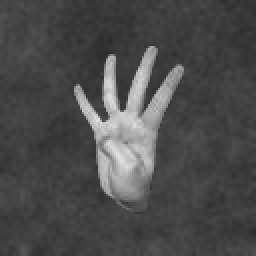
#> input picture Datos-Fuentes/Datos/Fingers/fingers/train/99370aa1-348e-404a-82df-ef991a993bab_4R.png, 128 x 128 px (shown 2 times larger)
$ jupyter execute ej10b.ipynb
#> lines starting #> are read from the running program, lines starting #| are printed output that depends on the picture; after the words box and inside, x2 and y2 are one past the last pixel; in counts of white or black regions, pixels touching at a corner belong together
#> in convertir_dataset, imagen is the input picture: shape (128, 128); min 42, max 225, mean 76
[cell 1]
# configuración para notebook con instalación LOCAL
FUENTES_DIR  = '../../Datos-Fuentes/Fuentes/'     # carpeta donde se encuentran archivos .py auxiliares
DATOS_DIR    = '../../Datos-Fuentes/Datos/'      # carpeta donde se encuentran los datasets
MODELOS_DIR  = '../Modelos/'    # carpeta donde se encuentran los modelos
ARCHIVOs_DIR = '../Archivos/'   # carpeta recuperar o copiar archivos

# agrega ruta de busqueda donde tenemos archivos .py
import sys
sys.path.append(FUENTES_DIR)

## Funciones auxiliares para convertir imagenes en carpetas a caracteristicas geométricas en un archivo separado por comas (csv)

[cell 2]
import matplotlib.pyplot as plt
import matplotlib.patches as mpatches
from skimage.measure import find_contours, regionprops
from skimage.filters import threshold_otsu
from skimage.morphology import closing, square
from skimage.segmentation import clear_border
from skimage import io
import pandas as pd
import numpy as np
import glob
import math

# funcion para extraer características geométricas de un objeto dentro de una imagen
def extraer_caracteristicas(imagen):
    # busca umbral global con método estadístico de Otsu
    umbral = threshold_otsu(imagen)
#> umbral = 117

    # binariza la imagen
    imagen_bn = (imagen > umbral)*1
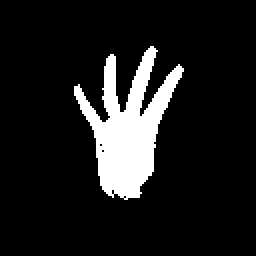
#> imagen_bn: shape (128, 128) int64 (shown 2 times larger); values 0 (black) and 1 (white), 11.2% white; 1 white region, box (x1, y1, x2, y2) and area: (37, 23, 92, 100) 1841

    # cierra pequeños huecos/cortes que pudiera tener la imagen de la mano
    imagen_bn = closing(imagen_bn, square(3))
#> imagen_bn: shape (128, 128) int64; values 0 (black) and 1 (white), 11.4% white; 1 white region

    # remueve artefactos que pudiera tener la imagen en los bordes
    imagen_lista = clear_border(imagen_bn)

    # extrae regiones de pixeles conectados, para los ejemplos debería haber
    # solo una única region. Para cada region obtiene distintas propiedades
    # que caracterizan a dicha region, ej: area, perimetro, centro, eje mayor y
    # menor, orientacion, coordenadas y área del recuadro que la contiene
    regiones = regionprops(imagen_lista)
#> regiones = 1 regions; box (x1, y1, x2, y2) and area: (37, 23, 92, 100) 1862

    return (regiones[0], imagen_lista)


def mostrar_imagen(axs, imagen, cmap='gray'):
    # remueve ejes de los graficos
    axs.get_xaxis().set_ticks([])
    axs.get_yaxis().set_ticks([])

    axs.imshow(imagen, cmap=cmap)


# funcion para procesar todas las imagenes de manos mostrando dedos de una carpeta
# y generar un archivo csv con las características geometricas de lad mismas
def convertir_dataset(dir_orig, dir_arch_dest):

    # definición de columnas a guardar en el archivo csv
    columnas=['AreaNorm', 'PerimNorm', 'RazonEjes', 'Excentricidad', 'Solidez',
                               'Extension', 'CantDedos']

    # recupera nombrs de archivos
    print(dir_orig)
    archivos = glob.glob(dir_orig+'*.png')

    data = np.empty((0, len(columnas)))

    # recorre la lista de archivos para procesar cada imagen. Guarda las características
    # en un arreglo temporal
    for nro, archivo in enumerate(archivos):

        print('\rTransformando %d imágenes: %6.2f%%' % (len(archivos), 100*(nro+1)/len(archivos)), end='')
        imagen = io.imread(archivo)

        # el nombre de archivo tiene la cantidad de dedos que se estan mostrando
        cant_dedos = int(archivo[-6])

        # extrae caracteristicas
        props, imagen_bn = extraer_caracteristicas(imagen)

        area = props.filled_area                # area en pixeles (incluyendo huecos)
#> area = 1862
        ej_mayor = props.major_axis_length      # largo en pixeles del eje mayor en elipse de m. a.
#> ej_mayor = 74.87
        ej_menor = props.minor_axis_length      # largo en pixeles del eje menor en elipse de m. a.
#> ej_menor = 42.33
        perim = props.perimeter                 # perimetro en pixeles
#> perim = 357.4
        # EXCENTRICIDAD: relacion con elipse que contiene la region.
        # cercano a 0 es un circulo, cercano a 1 es mas estirada la elipse
        excentr = props.eccentricity
#> excentr = 0.825
        # SOLIDEZ: razon entre la cantidad de pixeles de la region original y de la
        # region convexa. Para generar una region convexa se completan los pixeles
        # de forma de eliminar regiones convexas de una figura. La región convexa
        # de una estrella de 5 puntas se convertira en un pentágono al completarla
        solidez = props.solidity
#> solidez = 0.66
        # EXTENSION: razon entre pixeles de la region original y el rectangulo que
        # la contiene (bounding box)
        extension = props.extent
#> extension = 0.44

        # normaliza algunos valores para para que las unidades sean independientes de los pixeles
        area = area /  ((ej_mayor*ej_menor))
#> area = 0.588
        perim = perim / ((ej_mayor+ej_menor)/2)
#> perim = 6.1
        #perim = perim / math.sqrt(ej_mayor*ej_menor)
        razon_ej = ej_menor/ej_mayor
#> razon_ej = 0.565
        data = np.append(data, np.array([[area, perim, razon_ej, excentr,
                                          solidez, extension, cant_dedos]]), axis=0)
#> pass 2 of the loop in convertir_dataset, `for nro, archivo in enumerate(archivos):`:
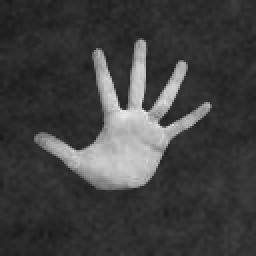
#> input picture Datos-Fuentes/Datos/Fingers/fingers/train/f1c7fa0e-1398-4256-b536-8bca12c08617_5L.png, 128 x 128 px (shown 2 times larger)
#> in convertir_dataset, imagen is the input picture: shape (128, 128); min 23, max 237, mean 64.2
#> umbral = 111
#> in extraer_caracteristicas (call 2), `imagen_bn = (imagen > umbral)*1`:
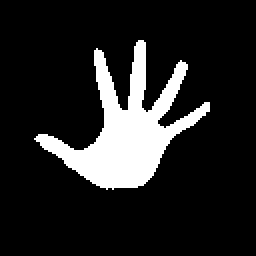
#> imagen_bn: shape (128, 128) int64 (shown 2 times larger); values 0 (black) and 1 (white), 14.1% white; 1 white region, box (x1, y1, x2, y2) and area: (17, 20, 105, 95) 2307
#> regiones = 1 regions; box (x1, y1, x2, y2) and area: (17, 20, 105, 95) 2313
#> in convertir_dataset, `area = props.filled_area`: area = 2313
#> ej_mayor = 78.37
#> ej_menor = 57.13
#> in convertir_dataset, `perim = props.perimeter`: perim = 431.6
#> excentr = 0.685
#> solidez = 0.543
#> extension = 0.35
#> in convertir_dataset, `area = area /  ((ej_mayor*ej_menor))`: area = 0.517
#> in convertir_dataset, `perim = perim / ((ej_mayor+ej_menor)/2)`: perim = 6.37
#> razon_ej = 0.729

    df = pd.DataFrame(columns=columnas, data = data)
#> df = table of 2 rows and 7 columns
    df.to_csv(dir_arch_dest)

[cell 3]
DEDOS_DIR = DATOS_DIR + 'Fingers/fingers/'
convertir_dataset(DEDOS_DIR+'train/', DEDOS_DIR+'fingers_train.csv')
convertir_dataset(DEDOS_DIR+'test/' , DEDOS_DIR+'fingers_test.csv')
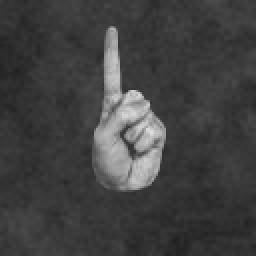
#> input picture Datos-Fuentes/Datos/Fingers/fingers/test/390c55b1-172c-42a2-b793-4fd1f95e8524_1L.png, 128 x 128 px (shown 2 times larger)
#> in convertir_dataset, imagen is the input picture: shape (128, 128); min 33, max 223, mean 65.1
#> in extraer_caracteristicas (call 3), `umbral = threshold_otsu(imagen)`: umbral = 108
#> in extraer_caracteristicas (call 3), `imagen_bn = (imagen > umbral)*1`:
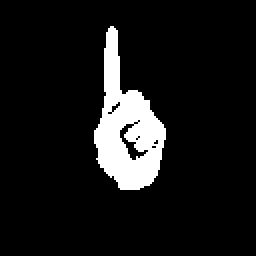
#> imagen_bn: shape (128, 128) int64 (shown 2 times larger); values 0 (black) and 1 (white), 9.1% white; 1 white region, box (x1, y1, x2, y2) and area: (47, 13, 83, 95) 1483
#> in extraer_caracteristicas (call 3), `imagen_bn = closing(imagen_bn, square(3))`:
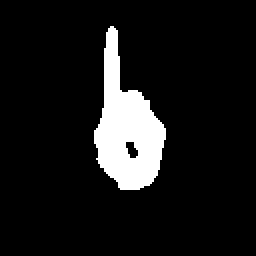
#> imagen_bn: shape (128, 128) int64 (shown 2 times larger); values 0 (black) and 1 (white), 9.5% white; 1 white region
#> in extraer_caracteristicas (call 3), `regiones = regionprops(imagen_lista)`: regiones = 1 regions; box (x1, y1, x2, y2) and area: (47, 13, 83, 95) 1550
#> in convertir_dataset (call 2), `area = props.filled_area`: area = 1583
#> in convertir_dataset (call 2), `ej_mayor = props.major_axis_length`: ej_mayor = 75.14
#> in convertir_dataset (call 2), `ej_menor = props.minor_axis_length`: ej_menor = 32.27
#> in convertir_dataset (call 2), `perim = props.perimeter`: perim = 234.6
#> in convertir_dataset (call 2), `excentr = props.eccentricity`: excentr = 0.903
#> in convertir_dataset (call 2), `solidez = props.solidity`: solidez = 0.799
#> in convertir_dataset (call 2), `extension = props.extent`: extension = 0.525
#> in convertir_dataset (call 2), `area = area /  ((ej_mayor*ej_menor))`: area = 0.653
#> in convertir_dataset (call 2), `perim = perim / ((ej_mayor+ej_menor)/2)`: perim = 4.37
#> in convertir_dataset (call 2), `razon_ej = ej_menor/ej_mayor`: razon_ej = 0.429
#> in convertir_dataset (call 2), `df = pd.DataFrame(columns=columnas, data = data)`: df = table of 1 rows and 7 columns
